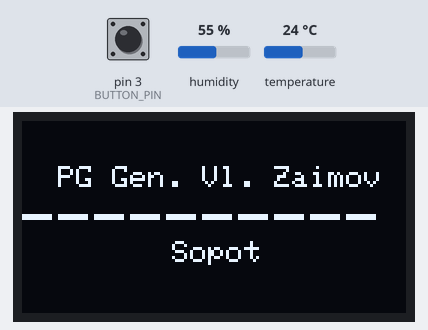
A sketch run on a simulated Arduino Uno, built with avr-gcc and run on an emulated ATmega328P. Parts: 128×64 one-colour display. Inputs (shaded band) come from the test bench; at power-on: pin 3 (BUTTON_PIN) HIGH, humidity 55 %, temperature 24 °C. The local clock reads 2024-03-15 10:24:30 at power-on unless the sketch sets it.

Above: at 3.0 s.
At 11.9 s:
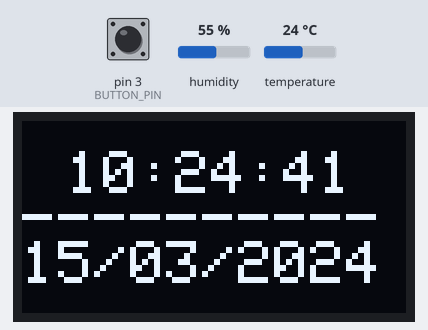
12.0 s: pin 3 (BUTTON_PIN) pulled LOW for 0.15 s
At 12.7 s:
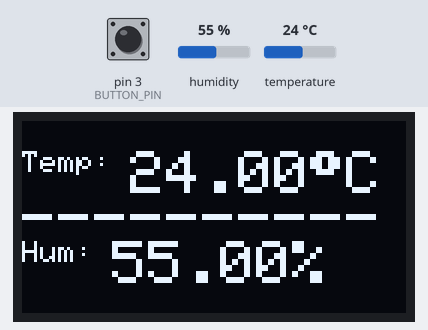
15.1 s: pin 3 (BUTTON_PIN) pulled LOW for 1 s
19.1 s: pin 3 (BUTTON_PIN) pulled LOW for 3.2 s
Timing chart, 0 to 22.1 s (numbered marks = the images above; inputs shaded):
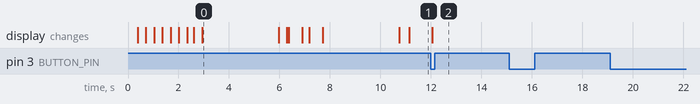

The sketch:

Clock.ino
```cpp
#include <Wire.h>
#include <Adafruit_SSD1306.h>
#include <Adafruit_Sensor.h>
#include <DHT.h>
#include <RTClib.h>

#define SCREEN_WIDTH 128
#define SCREEN_HEIGHT 64
#define OLED_RESET    -1
#define SCREEN_ADDRESS 0x3C

#define DHTPIN 2
#define DHTTYPE DHT22

#define BUTTON_PIN 3

Adafruit_SSD1306 display(SCREEN_WIDTH, SCREEN_HEIGHT, &Wire, OLED_RESET);
DHT dht(DHTPIN, DHTTYPE);

RTC_DS1307 rtc;

bool buttonPressed = false;
bool lastButtonState = HIGH;
unsigned long buttonPressTime = 0;
const unsigned long displayDuration = 4000;

void setup() {
  Serial.begin(9600);

  if (!display.begin(SSD1306_SWITCHCAPVCC, SCREEN_ADDRESS)) {
    Serial.println(F("SSD1306 initialization failed!"));
    for (;;);
  }
  display.clearDisplay();

  dht.begin();

  if (!rtc.begin()) {
    Serial.println(F("RTC not found!"));
    for (;;);
  }
  if (!rtc.isrunning()) {
    Serial.println(F("RTC is NOT running, setting the time!"));
    rtc.adjust(DateTime(F(__DATE__), F(__TIME__)));
  }

  pinMode(BUTTON_PIN, INPUT_PULLUP);

  loading();
  delay(300);
  display.clearDisplay();
  display.setTextSize(1);
  display.setTextColor(SSD1306_WHITE);
  display.setCursor(12, 15);
  display.println(F("PG Gen. Vl. Zaimov"));
  display.setTextSize(2);
  display.setCursor(0, 25);
  display.print("----------");
  display.setTextSize(1);
  display.setCursor(50, 40);
  display.println(F("Sopot"));
  display.display();
  delay(3000);

  drawRect();
  fillRect();

  display.clearDisplay();
  display.setTextSize(1);
  display.setCursor(40, 4);
  display.println(F("Made by:"));
  display.setTextSize(2);
  display.setCursor(0, 13);
  display.print("----------");
  display.setCursor(14, 25);
  display.println(F("Gabriela"));
  display.setCursor(14, 45);
  display.println(F("Vasileva"));
  display.display();
  delay(3000);
}

void loop() {
  bool currentButtonState = digitalRead(BUTTON_PIN);

  if (lastButtonState == HIGH && currentButtonState == LOW) {
    buttonPressed = true;
    buttonPressTime = millis();
  }
  lastButtonState = currentButtonState;

  display.clearDisplay();

  if (buttonPressed) {
    if (millis() - buttonPressTime > displayDuration) {
      buttonPressed = false;
    } else {
      float temperature = dht.readTemperature();
      float humidity = dht.readHumidity();

      if (isnan(temperature) || isnan(humidity)) {
        Serial.println(F("Failed to read from DHT sensor!"));
        display.setCursor(0, 0);
        display.println(F("Sensor Error!"));
      } else {
        display.setTextSize(1);
        display.setCursor(0, 10);
        display.print(F("Temp: "));
        display.setTextSize(2);
        display.print(temperature, 2);
        display.print((char)247);
        display.print(F("C"));

        display.setCursor(0, 25);
        display.print("----------");
        display.setTextSize(1);
        display.setCursor(0, 40);
        display.print(F("Hum: "));
        display.setTextSize(2);
        display.print(humidity, 2);
        display.print(F("%"));
      }
    }
  }

  if (!buttonPressed) {
    DateTime now = rtc.now();

    display.setTextSize(2);
    String timeString = "";
    if (now.hour() < 10) timeString += '0';
    timeString += String(now.hour());
    timeString += ':';
    if (now.minute() < 10) timeString += '0';
    timeString += String(now.minute());
    timeString += ':';
    if (now.second() < 10) timeString += '0';
    timeString += String(now.second());
    display.setTextSize(2);
    display.setCursor(15, 10);
    display.print(timeString);
    display.setCursor(0, 25);
    display.print("----------");
    display.setCursor(0, 40);
    if (now.day() < 10) display.print('0');
    display.print(now.day());
    display.print('/');
    if (now.month() < 10) display.print('0');
    display.print(now.month());
    display.print('/');
    display.print(now.year());
  }
  display.display();
  delay(100);
}

void loading(void) {
  for (int i = 14; i <= 100; i++)
  { display.clearDisplay();
    display.drawRoundRect(12, 20, 104, 20, 10 , SSD1306_WHITE);
    display.fillRoundRect(14, 23, i, 14, 10, SSD1306_WHITE);
    display.setTextSize(1);
    display.setTextColor(SSD1306_WHITE);
    display.setCursor(30, 50);
    display.print("Loading ");
    display.print(i);
    display.print("%");
    display.display();
  }
}

void drawRect(void) {
  display.clearDisplay();

  for (int16_t i = 0; i < display.height() / 2; i += 2) {
    display.drawRect(i, i, display.width() - 2 * i, display.height() - 2 * i, SSD1306_WHITE);
    display.display();
    delay(1);
  }
  delay(500);
}

void fillRect(void) {
  display.clearDisplay();

  for (int16_t i = 0; i < display.height() / 2; i += 3) {
    display.fillRect(i, i, display.width() - i * 2, display.height() - i * 2, SSD1306_INVERSE);
    display.display();
    delay(1);
  }
  delay(500);
}
```

Measured:
- after the input at 12.0 s, the display: changes after 0.06 s (image 2)
- after the input at 15.1 s, every drawn part: stays the same
- what the display in image 0 shows lasts 3.1 s, from 2.9 s to 6.0 s
